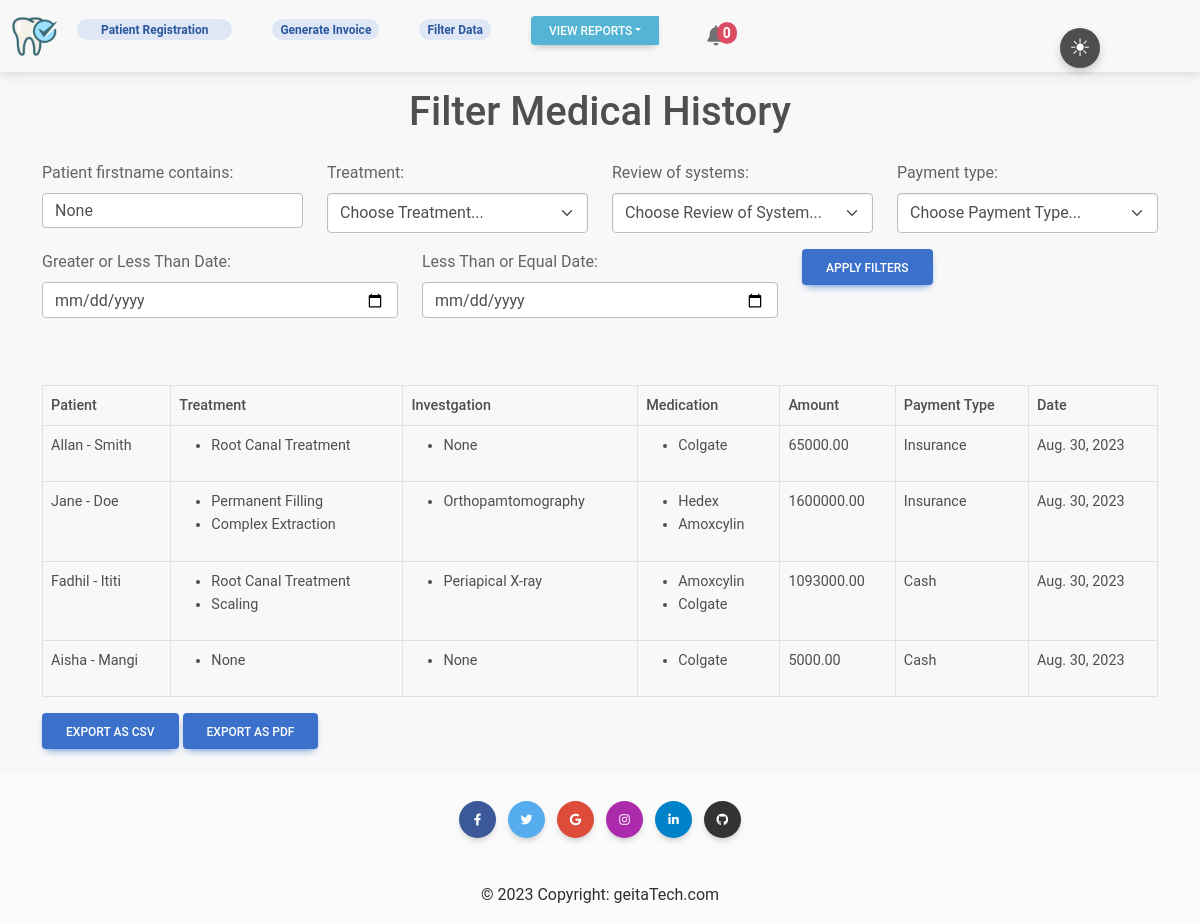
The app's page /filtered/, older data.
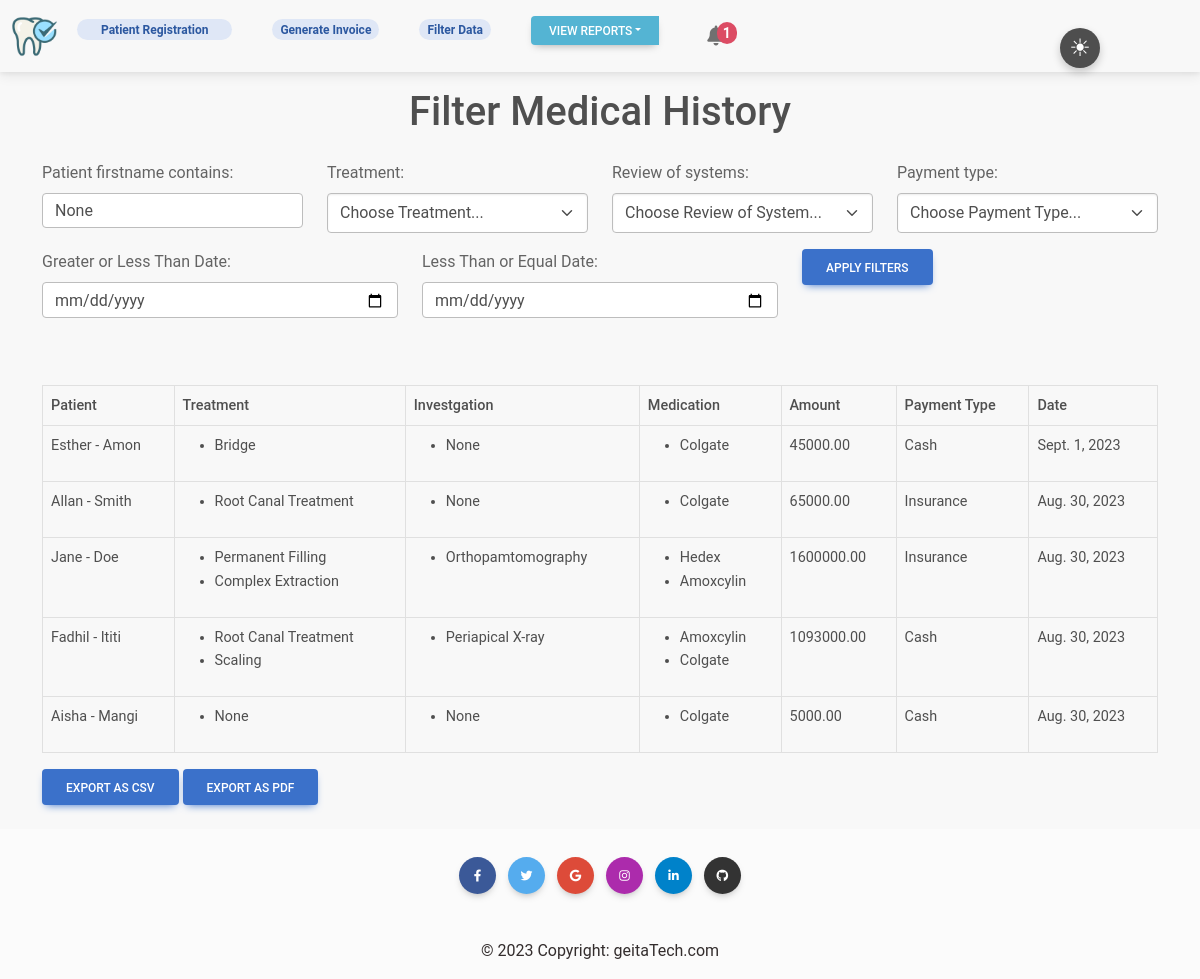
The same page, newer data.
### patient/models.py (models this page shows, shortened)
class MedicalHistory(models.Model):
    patient = models.ForeignKey(Patient, on_delete=models.CASCADE,
                                related_name='patientmedicalhistory')
    history = models.CharField(max_length=255)
    review_of_systems = models.ManyToManyField(ReviewofSystem)
    examination = models.ManyToManyField(Examination)
    diagnosis = models.ManyToManyField(Diagnosis)
    investgation = models.ManyToManyField(Investgation)
    treatment = models.ManyToManyField(Treatment)
    medication = models.ManyToManyField(Medication)
    payment_type = models.ForeignKey(PaymentType, on_delete=models.CASCADE)
    follow_up_date = models.DateField(null=True)
    doctor = models.ForeignKey(Doctor, on_delete=models.PROTECT, null=True)
    created_at = models.DateTimeField(auto_now_add=True)
    def calculate_total_price(self):
        total_price = sum(category.price for category in self.treatment.all())
        total_price += sum(category.price for category in self.investgation.all())
        total_price += sum(category.price for category in self.medication.all())
        return total_price
    class Meta:
        verbose_name_plural = 'Medical History'

class Patient(models.Model):
    GENDER = (
        ('M', 'Male'),
        ('F', 'Female')
    )
    firstname = models.CharField(max_length=255)
    lastname = models.CharField(max_length=255)
    DOB = models.CharField(max_length=255)
    address = models.CharField(max_length=255)
    phone_number = models.CharField(max_length=255)
    gender = models.CharField(max_length=255, choices=GENDER)
    weight = models.IntegerField(default=0)
    BPressure = models.CharField(max_length=255, blank=True)
    created_at = models.DateTimeField(auto_now_add=True)
    updated_at = models.DateTimeField(auto_now=True)
    def __str__(self):
        return f'{self.firstname} - {self.lastname}'

class Treatment(models.Model):
    name = models.CharField(max_length=255)
    price = models.DecimalField(max_digits=10, decimal_places=2, null=True)
    def __str__(self):
        return f'{self.name} - {self.price}'

class Investgation(models.Model):
    name = models.CharField(max_length=255)
    price = models.DecimalField(max_digits=10, decimal_places=2, null=True)

class Medication(models.Model):
    name = models.CharField(max_length=255)
    price = models.DecimalField(max_digits=10, decimal_places=2, null=True)

class PaymentType(models.Model):
    name = models.CharField(max_length=255)
    def __str__(self):
        return self.name

### patient/views.py (the view)
# urls.py: path('filtered/', views.FilteredMedicalHistoryView.as_view(), name='filtered'),
class FilteredMedicalHistoryView(View):
    template_name = 'filtered_medical_history.html'
    def get(self, request):
        filter = MedicalHistoryFilter(request.GET, queryset=MedicalHistory.objects.order_by('-id'))
        filtered_records = filter.qs
        context = {
            'filter': filter,
            'filtered_records': filtered_records,
        }
        return render(request, self.template_name, context)

### patient/models.py (called while the page is built)
    def __str__(self):
        return f'{self.name}'

### patient/template_context.py (called while the page is built)
def upcoming_follow_up_count(request):
    today = datetime.now().date()
    tomorrow = today + timedelta(days=1)
    upcoming_follow_up_count = MedicalHistory.objects.filter(follow_up_date=tomorrow).count()
    return {'upcoming_follow_up_count': upcoming_follow_up_count}

### patient/templates/filtered_medical_history.html (shortened to what the changed rows need)
{% extends 'base.html' %}
{% load crispy_forms_tags %}
{% block content %}
<div class="container mb-4">
    <h1 class="text-center pt-3 mb-4">Filter Medical History</h1>
    <br>
    <br>
    <table class="table table-sm table-bordered">
        <thead>
            <tr>
                <th>Patient</th>
                <th>Treatment</th>
                <th>Investgation</th>
                <th>Medication</th>
                <th>Amount</th>
                <th>Payment Type</th>
                <th>Date</th>
            </tr>
        </thead>
        <tbody>
            {% for record in filtered_records %}
                <tr>
                    <td>{{ record.patient }}</td>
                    <td>
                        <ul>
                            {% for category in record.treatment.all %}
                                <li>{{ category.name }}</li>
                            {% endfor %}
                        </ul>
                    </td>
                    <td>
                        <ul>
                            {% for category in record.investgation.all %}
                                <li>{{ category.name }}</li>
                            {% endfor %}
                        </ul>
                    </td>
                    <td>
                        <ul>
                            {% for category in record.medication.all %}
                                <li>{{ category.name }}</li>
                            {% endfor %}
                        </ul>
                    </td>
                    <td>{{ record.calculate_total_price }}</td>
                    <td>{{ record.payment_type }}</td>
                    <td>{{ record.created_at|date }}</td>
                </tr>
            {% endfor %}
        </tbody>
    </table>
</div>
{% endblock content %}

Row changes from the older to the newer data that the page shows:
added MedicalHistory: patient "Esther - Amon", calculate_total_price "45000.00", payment_type "Cash", created_at "Sept. 1, 2023", Investgation (name "None"), Medication (name "Colgate")
now on this page (row unchanged): Treatment: name "Bridge", shown under "Esther - Amon"
Text that changed along with them:
{{ upcoming_follow_up_count }}: (not shown) → "1"
text no longer shown: "0"
